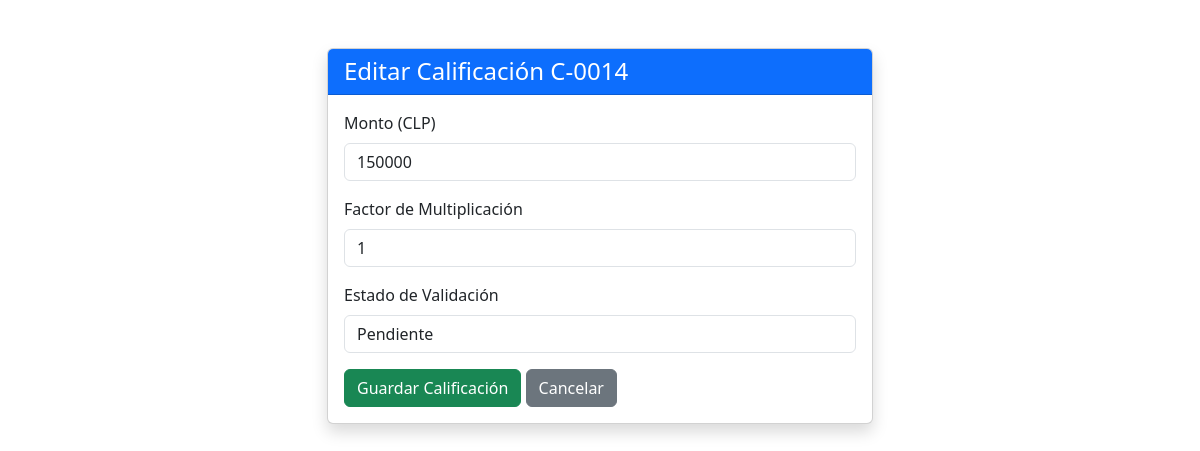
The app's page /14/editar/ (signed in) with its own data.
### calificaciones/models.py (models this page shows, shortened)
class Calificacion(models.Model):
    usuario = models.ForeignKey(
        User,
        on_delete=models.CASCADE,
        verbose_name="Usuario",
        related_name='calificaciones_realizadas'
    )
    monto = models.DecimalField(
        max_digits=12,
        decimal_places=0,   # <-- MONTO ENTERO SIN DECIMALES
        verbose_name="Monto (CLP)"
    )
    factor = models.DecimalField(
        max_digits=5,
        decimal_places=0,   # ENTERO SIN DECIMALES
        verbose_name="Factor",
        default=1
    )
    fecha_registro = models.DateField(
        default=timezone.now,
        verbose_name="Fecha de Registro"
    )
    ESTADO_CHOICES = [
        ('pendiente', 'Pendiente'),
        ('validado', 'Validado'),
        ('rechazado', 'Rechazado'),
    ]
    estado = models.CharField(
        max_length=20,
        choices=ESTADO_CHOICES,
        default='pendiente',
        verbose_name="Estado"
    )
    class Meta:
        verbose_name = "Calificación"
        verbose_name_plural = "Calificaciones"

### calificaciones/views.py (the view)
# urls.py: path('<int:pk>/editar/', views.editar_calificacion, name='editar_calificacion'),  # URL: /12/editar/
@login_required
def editar_calificacion(request, pk):
    calificacion = get_object_or_404(Calificacion, pk=pk)
    if request.method == 'POST':
        form = CalificacionForm(request.POST, instance=calificacion)
        if form.is_valid():
            form.save()
            Auditoria.objects.create(
                usuario=request.user, accion='EDITAR', detalle=f'Calificación ID {pk} editada. Monto: {calificacion.monto}'
            )
            return redirect('dashboard')
    else:
        form = CalificacionForm(instance=calificacion) # Precargar datos
    context = {'form': form, 'titulo': f'Editar Calificación C-{pk:04d}', 'calificacion_id': pk}
    return render(request, 'calificaciones/calificacion_form.html', context)

### calificaciones/forms.py
class CalificacionForm(forms.ModelForm):
    class Meta:
        model = Calificacion
        fields = ['monto', 'factor', 'estado']
        labels = {
            'monto': 'Monto (CLP)',
            'factor': 'Factor de Multiplicación',
            'estado': 'Estado de Validación',
        }
        widgets = {
        'monto': forms.NumberInput(attrs={'step': '1'}),
        'factor': forms.NumberInput(attrs={'step': '1'}),   # <--- aquí sin decimales
        }
        help_texts = {
            'monto': 'Ingrese el monto en pesos chilenos (CLP).',
            'factor': 'Ingrese el factor de multiplicación (por ejemplo, 1.00).',
            'estado': 'Seleccione el estado de la calificación.',
        }

### calificaciones/templates/calificaciones/calificacion_form.html (shortened to what this page needs)
{% load static %}
{% load widget_tweaks %}
<!DOCTYPE html>
<html lang="es">
<head>
    <link href="https://cdn.jsdelivr.net/npm/bootstrap@5.3.3/dist/css/bootstrap.min.css" rel="stylesheet">
</head>
<body>
    <div class="container mt-5">
        <div class="row justify-content-center">
            <div class="col-md-6">
                <div class="card shadow">
                    <div class="card-header bg-primary text-white">
                        <h4 class="mb-0">{{ titulo }}</h4>
                    </div>
                    <div class="card-body">
                        <form method="post">
                            {% for field in form %}
                                <div class="mb-3">
                                    <label for="{{ field.id_for_label }}" class="form-label">
                                        {{ field.label }}
                                    </label>
                                    {{ field|add_class:"form-control" }}
                                </div>
                            {% endfor %}
                            <button type="submit" class="btn btn-success">Guardar Calificación</button>
                            <a href="{% url 'dashboard' %}" class="btn btn-secondary">Cancelar</a>
                        </form>
                    </div>
                </div>
            </div>
        </div>
    </div>
</body>
</html>

### records on screen
Calificacion: form "150000" "1" "Pendiente"

### other values on screen
{{ titulo }} "Editar Calificación C-0014"
{{ field.label }} "Monto (CLP)" "Factor de Multiplicación" "Estado de Validación"
